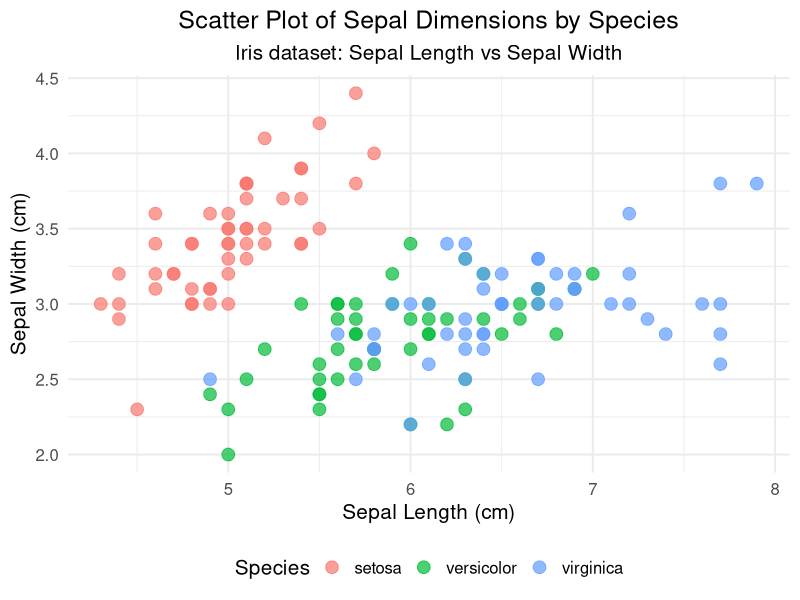

Generate this figure with R:
## ---- chunk 1
# Load necessary library
library(ggplot2)

# Create scatter plot with enhanced aesthetics
ggplot(iris, aes(x = Sepal.Length, y = Sepal.Width, color = Species)) + # Define data and aesthetics
  geom_point(alpha = 0.7, size = 4) + # Add points with transparency and size
  labs(title = "Scatter Plot of Sepal Dimensions by Species", # Add title
       subtitle = "Iris dataset: Sepal Length vs Sepal Width", # Add subtitle
       x = "Sepal Length (cm)", # Label for x-axis
       y = "Sepal Width (cm)", # Label for y-axis
       color = "Species") + # Label for color legend
  theme_minimal(base_size = 15) + # Use a minimal theme with larger base font size
  theme(plot.title = element_text(hjust = 0.5), # Center align the title
        plot.subtitle = element_text(hjust = 0.5), # Center align the subtitle
        legend.position = "bottom") # Place the legend at the bottom

